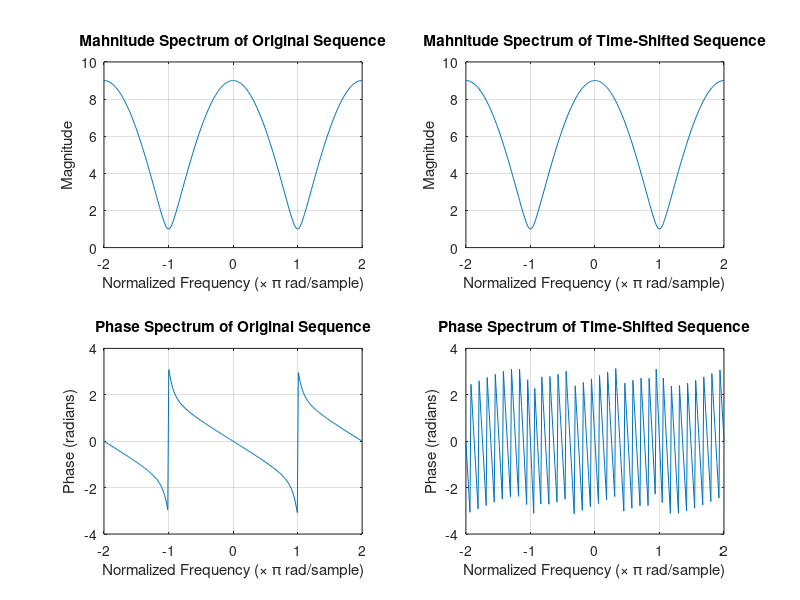

Source code (MATLAB):
clf;

w = -2*pi : 4*pi/255 : 2*pi;
D = 15;
num = [4 5];
den = [1 -1 -12];
h1 = freqz(num, 1, w );
h2 = freqz([zeros(1, D) num], 1, w);

subplot(2,2,1)
plot(w/pi, abs(h1)); grid;
title('Mahnitude Spectrum of Original Sequence')
xlabel('Normalized Frequency (\times \pi rad/sample)')
ylabel('Magnitude')

subplot(2,2,2)
plot(w/pi, abs(h2)); grid;
title('Mahnitude Spectrum of Time-Shifted Sequence')
xlabel('Normalized Frequency (\times \pi rad/sample)')
ylabel('Magnitude')

subplot(2,2,3)
plot(w/pi, angle(h1));grid;
title('Phase Spectrum of Original Sequence')
xlabel('Normalized Frequency (\times \pi rad/sample)')
ylabel('Phase (radians)')

subplot(2,2,4)
plot(w/pi, angle(h2));grid;
title('Phase Spectrum of Time-Shifted Sequence')
xlabel('Normalized Frequency (\times \pi rad/sample)')
ylabel('Phase (radians)')